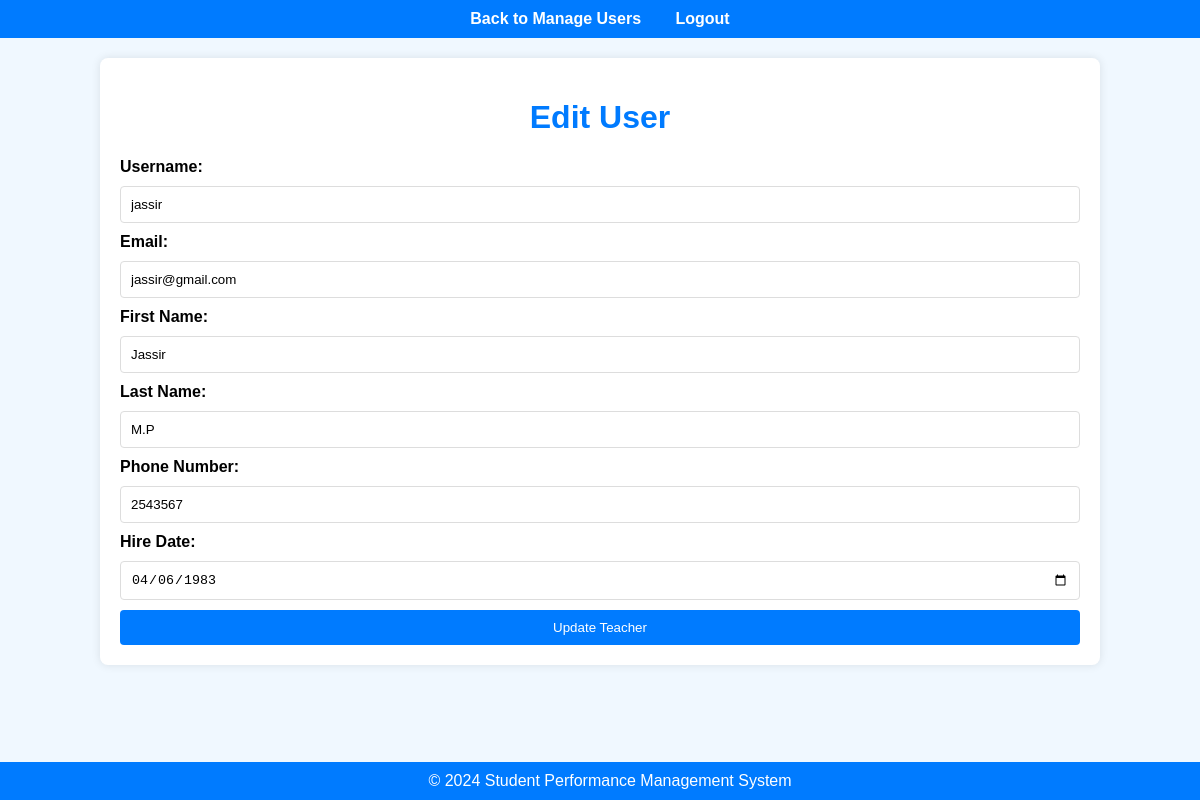
The app's page /html/EditUsers.php?type=teacher&id=2 with its own data.
### tables this page shows
CREATE TABLE `teachers` (
  `teacher_id` int(11) NOT NULL,
  `first_name` varchar(50) NOT NULL,
  `last_name` varchar(50) NOT NULL,
  `email` varchar(100) NOT NULL,
  `phone_number` varchar(15) DEFAULT NULL,
  `hire_date` date NOT NULL,
  `user_id` int(11) DEFAULT NULL,
  `created_at` timestamp NOT NULL DEFAULT current_timestamp(),
  `updated_at` timestamp NOT NULL DEFAULT current_timestamp() ON UPDATE current_timestamp()
);

CREATE TABLE `users` (
  `user_id` int(11) NOT NULL,
  `username` varchar(50) NOT NULL,
  `password` varchar(255) NOT NULL,
  `role` enum('admin','teacher','student') NOT NULL,
  `email` varchar(100) NOT NULL,
  `created_at` timestamp NOT NULL DEFAULT current_timestamp(),
  `updated_at` timestamp NOT NULL DEFAULT current_timestamp() ON UPDATE current_timestamp()
);

### html/EditUsers.php (the view, shortened to what this page needs)
<!DOCTYPE html>
<html lang="en">
<head>
    <link rel="stylesheet" href="../css/EditUsers.css">
</head>
<body>
    <nav>
        <a href="ManageUsers.php">Back to Manage Users</a>
        <a href="logout.html">Logout</a>
    </nav>
    <div class="container">
        <h1>Edit User</h1>
        <?php
        include 'db_connection.php';
        $type = $_GET['type'];
        $id = $_GET['id'];
        if ($type == 'teacher') {
            $sql = "SELECT u.username, u.email, t.first_name, t.last_name, t.phone_number, t.hire_date, t.teacher_id
                    FROM users u
                    JOIN teachers t ON u.user_id = t.user_id
                    WHERE t.teacher_id = $id";
        } elseif ($type == 'student') {
            $sql = "SELECT u.username, u.email, s.first_name, s.last_name, s.date_of_birth, s.gender, s.enrollment_date, s.student_id
                    FROM users u
                    JOIN students s ON u.user_id = s.user_id
                    WHERE s.student_id = $id";
        }
        $result = $conn->query($sql);
        $row = $result->fetch_assoc();
        if ($type == 'teacher') {
        ?>
            <form action="" method="post">
                <label for="username">Username:</label>
                <input type="text" id="username" name="username" value="<?php echo $row['username']; ?>" required>
                <label for="email">Email:</label>
                <input type="email" id="email" name="email" value="<?php echo $row['email']; ?>" required>
                <label for="first_name">First Name:</label>
                <input type="text" id="first_name" name="first_name" value="<?php echo $row['first_name']; ?>" required>
                <label for="last_name">Last Name:</label>
                <input type="text" id="last_name" name="last_name" value="<?php echo $row['last_name']; ?>" required>
                <label for="phone_number">Phone Number:</label>
                <input type="text" id="phone_number" name="phone_number" value="<?php echo $row['phone_number']; ?>">
                <label for="hire_date">Hire Date:</label>
                <input type="date" id="hire_date" name="hire_date" value="<?php echo $row['hire_date']; ?>" required>
                <button type="submit" name="update_teacher">Update Teacher</button>
            </form>
        <?php
        }
        ?>
    </div>
    <footer>
        &copy; 2024 Student Performance Management System
    </footer>
</body>
</html>

### css/EditUsers.css (style rules this page uses)
body { font-family: Arial, sans-serif; background-color: #f0f8ff; margin: 0; padding: 0; }
nav { background-color: #007BFF; padding: 10px; text-align: center; }
nav a { color: white; margin: 0 15px; text-decoration: none; font-weight: bold; }
.container { width: 80%; margin: 20px auto; background-color: white; padding: 20px; box-shadow: 0 0 10px rgba(0, 0, 0, 0.1); border-radius: 8px; }
h1 { text-align: center; color: #007BFF; }
form { display: flex; flex-direction: column; gap: 10px; margin-top: 20px; }
label { font-weight: bold; }
input[type="text"], input[type="email"], input[type="date"], select { padding: 10px; border: 1px solid #ddd; border-radius: 4px; }
button[type="submit"] { padding: 10px; color: white; background-color: #007BFF; border: none; border-radius: 4px; cursor: pointer; transition: background-color 0.3s; }
footer { text-align: center; padding: 10px; background-color: #007BFF; color: white; position: fixed; bottom: 0; width: 100%; }

### records on screen
teachers: username "jassir", email "jassir@gmail.com", first_name "Jassir", last_name "M.P", phone_number "2543567", hire_date "04/06/1983"
